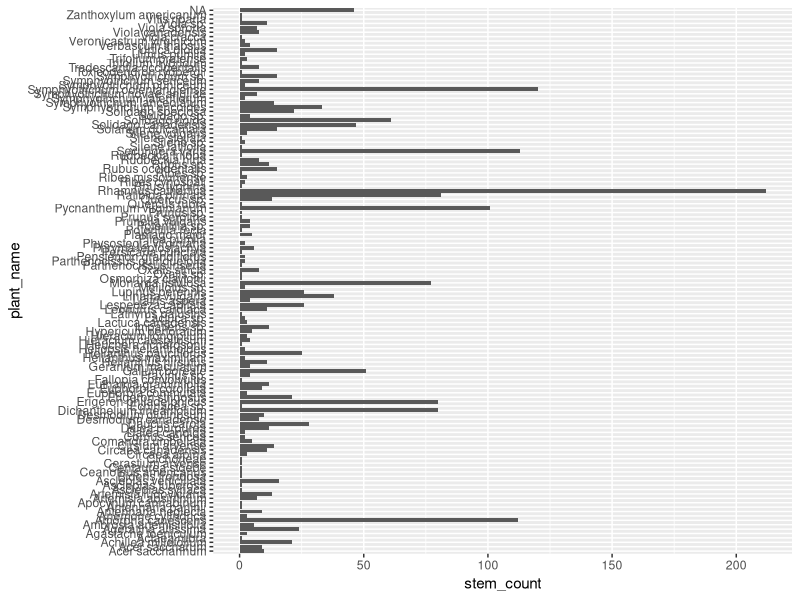
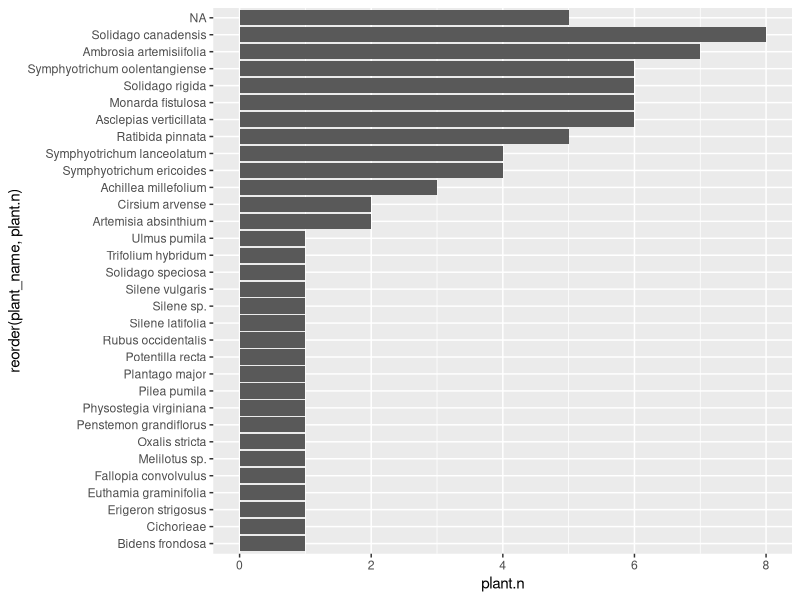
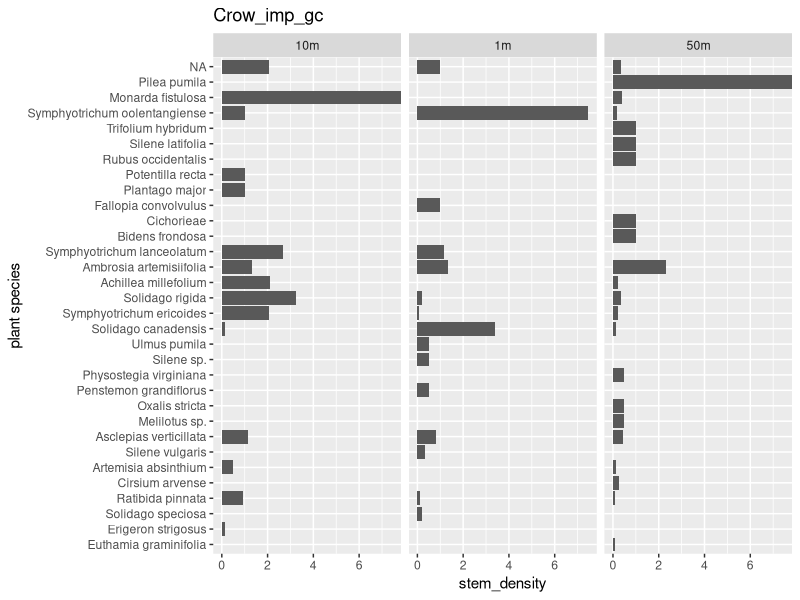
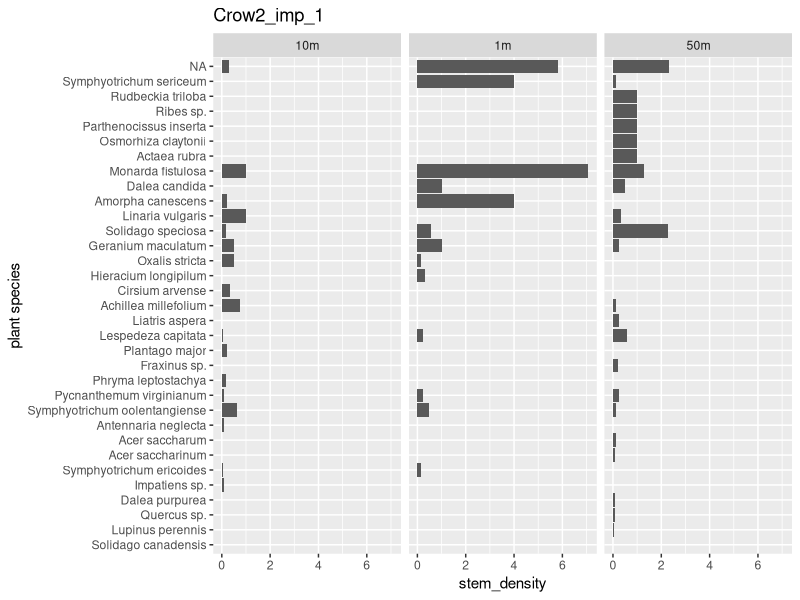
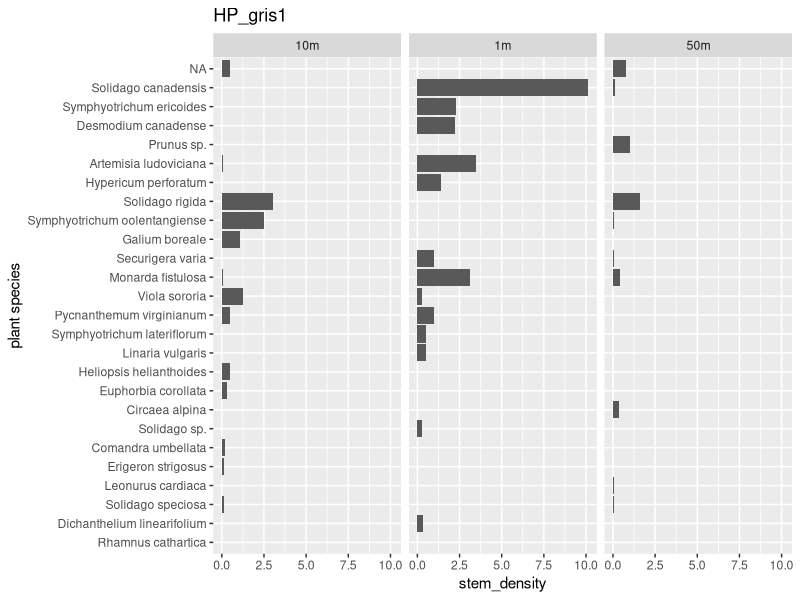
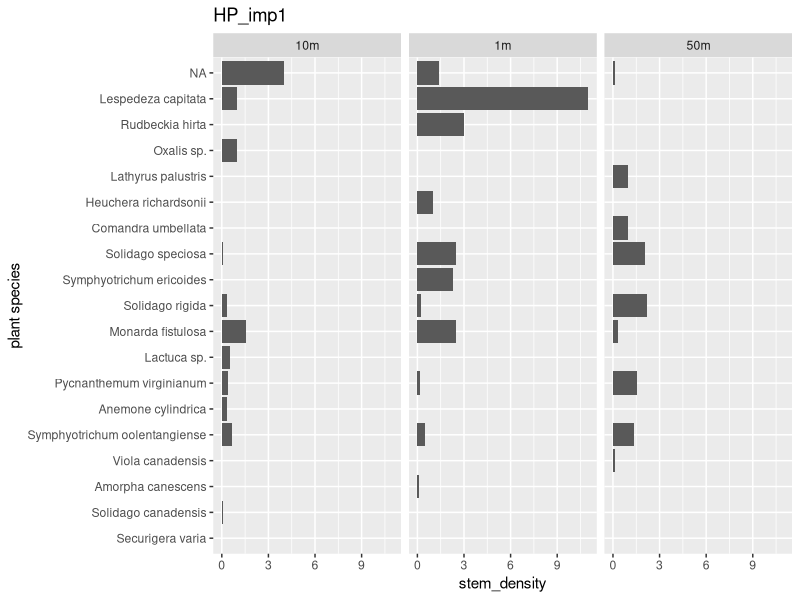
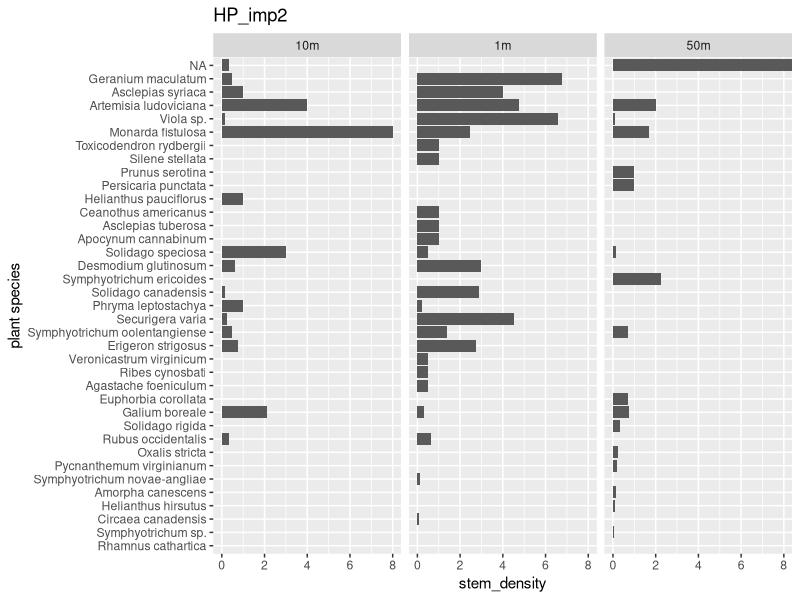
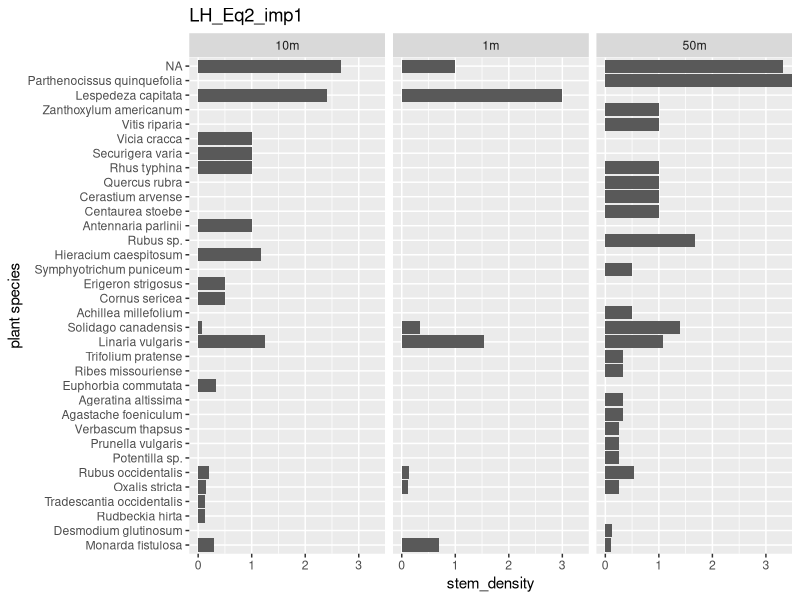

Here is the R script that generated these plots, in order:
# Nest Quest Plant Preliminary Data # SD 24/4/2025

#load packages
library(tidyverse)
library(lubridate)

#load data
plants <- read.csv("NQ_plants_data.csv")

#classifying variables
plants$site <- as.factor(plants$site)
plants$nest_ID <- as.factor(plants$nest_ID)
plants$plant_name <- as.factor(plants$plant_name)
plants$date <- as.Date(plants$date, format = "%m_%d_%Y") #convert to date
#plants = separate(data = plants, col = "date", into = c("day","month","year"),  sep = "_", remove = FALSE)
plants$stem_count <- as.integer(plants$stem_count) #error where "no count" is converted to NA
plants$stem_count <- plants$stem_count %>% replace(is.na(.), 0) #turning those NA's into 0's


#removing unnecessary columns for simplicity
plants <- plants %>% select(-c('field_name', 'needs_id', 'Identifer'))


plants$plant_name[plants$plant_name==""] <- NA #convert blank values for to NA. These are plants with unknown identity. 


summary(plants) #check


ggplot(plants, aes(y = plant_name, x = stem_count)) +
  geom_bar(stat = "identity", position = "dodge") # just looking at all plants frequency

occurrence <- plants %>% count(plant_name, sort =TRUE) #occurrence of all plants in quadrats


# Looking at plant communities by nest
 nest_plants_summary <- plants %>% group_by(nest_ID) %>% summarize(total_species = n_distinct(plant_name),
                                            total_stems = sum(stem_count)) 
 

 ##
 nest_plant_comm <- plants %>% group_by(nest_ID, plant_name) %>% summarize(total_stems = sum(stem_count)) 
 
 occur_nest <- plants %>% count(plant_name, nest_ID, sort =TRUE)
 
 nest_plant_comm <- left_join(nest_plant_comm, occur_nest) %>% rename(plant.n = n) #joining number of occurrences of plant species at nest
 
 
 nest_plant_comm %>% 
   filter(nest_ID == "Crow_imp_gc") %>% 
 ggplot(aes(x = reorder(plant_name, plant.n), y = plant.n)) +
   geom_bar(stat = "identity") + coord_flip() 
  # labs(x = "Response (on a 1 to 5 scale)", y = "Number of respondents")
 
 
 #### Creating data set that includes quadrat distances
 nest_quadrats <- plants %>% 
   group_by(nest_ID, plant_name, quadrat_no) %>% 
   summarize(total_stems = sum(stem_count)) %>% 
   mutate(quadrat_distance = case_when(quadrat_no == "1N" ~ "1m",
                                       quadrat_no == "1S" ~ "1m",
                                       quadrat_no == "1E" ~ "1m",
                                       quadrat_no == "1W" ~ "1m",
                                       startsWith(quadrat_no, "10") ~ "10m",
                                       startsWith(quadrat_no, "50") ~ "50m")) # lumping quadrat distances together
   
 
 nest_quadrats$quadrat_distance <- as.factor(nest_quadrats$quadrat_distance)
 
 nest_quad_plant_n<- nest_quadrats %>% count(plant_name, nest_ID, quadrat_distance) %>% rename(plant.n = n) #getting number of plants for each species
 
 nest_quadrats <- full_join(nest_quadrats, nest_quad_plant_n) %>% mutate(stem_density = plant.n/total_stems) #, round, 2) # joining to main dataframe
 
 #plotting by plant abundance and quadrat distance, one plot per nest
 nest_quadrats %>% 
   filter(nest_ID == "Crow_imp_gc") %>% 
   ggplot(aes(y = reorder(plant_name, stem_density), x = stem_density)) +
   geom_bar(stat = "identity") +
   facet_wrap(vars(quadrat_distance), ncol = 3) +
 labs(x = "stem_density", y = "plant species") + 
   ggtitle("Crow_imp_gc")
 
 nest_quadrats %>% 
   filter(nest_ID == "Crow2_imp_1") %>% 
   ggplot(aes(y = reorder(plant_name, stem_density), x = stem_density)) +
   geom_bar(stat = "identity") +
   facet_wrap(vars(quadrat_distance), ncol = 3) +
   labs(x = "stem_density", y = "plant species") + 
   ggtitle("Crow2_imp_1")
 
 nest_quadrats %>% 
   filter(nest_ID == "HP_gris1") %>% 
   ggplot(aes(y = reorder(plant_name, stem_density), x = stem_density)) +
   geom_bar(stat = "identity") +
   facet_wrap(vars(quadrat_distance), ncol = 3) +
   labs(x = "stem_density", y = "plant species") + 
   ggtitle("HP_gris1")
 
 nest_quadrats %>% 
   filter(nest_ID == "HP_imp1") %>% 
   ggplot(aes(y = reorder(plant_name, stem_density), x = stem_density)) +
   geom_bar(stat = "identity") +
   facet_wrap(vars(quadrat_distance), ncol = 3) +
   labs(x = "stem_density", y = "plant species") + 
   ggtitle("HP_imp1")
 
 nest_quadrats %>% 
   filter(nest_ID == "HP_imp2") %>% 
   ggplot(aes(y = reorder(plant_name, stem_density), x = stem_density)) +
   geom_bar(stat = "identity") +
   facet_wrap(vars(quadrat_distance), ncol = 3) +
   labs(x = "stem_density", y = "plant species") + 
   ggtitle("HP_imp2")
 
 nest_quadrats %>% 
   filter(nest_ID == "LH_Eq2_imp1") %>% 
   ggplot(aes(y = reorder(plant_name, stem_density), x = stem_density)) +
   geom_bar(stat = "identity") +
   facet_wrap(vars(quadrat_distance), ncol = 3) +
   labs(x = "stem_density", y = "plant species") + 
   ggtitle("LH_Eq2_imp1")
 
 
 # Reading in habitat assessment data. This data includes percent cover and litter data. 
 nq_habitat_assessments2024 <- read.csv("nq_habitat24.csv")
 
 # Cleaning 2024 habitat assessment data
 nq_habitat_assessments2024 <- nq_habitat_assessments2024 %>% 
   mutate_if(is.character, ~na_if(., '')) %>%
   mutate_if(is.character, ~na_if(., 'na'))# Converting all blank values to NA

 # Classifying variables
 nq_habitat_assessments2024$site <- as.factor(nq_habitat_assessments2024$site) #site as factor
 # one of the values for quadrats is "about_45S". I am lumping it into 50s for simplicity. 
 nq_habitat_assessments2024$quadrat_no[nq_habitat_assessments2024$quadrat_no == 'about_45S'] <- '50S' # replacing value
 table(nq_habitat_assessments2024$quadrat_no) #check
 nq_habitat_assessments2024$quadrat_no <- as.factor(nq_habitat_assessments2024$quadrat_no) # quadrat as factor, should be 12 levels
 # table(nq_habitat_assessments2024$nest_ID) #check for typos
 
 
